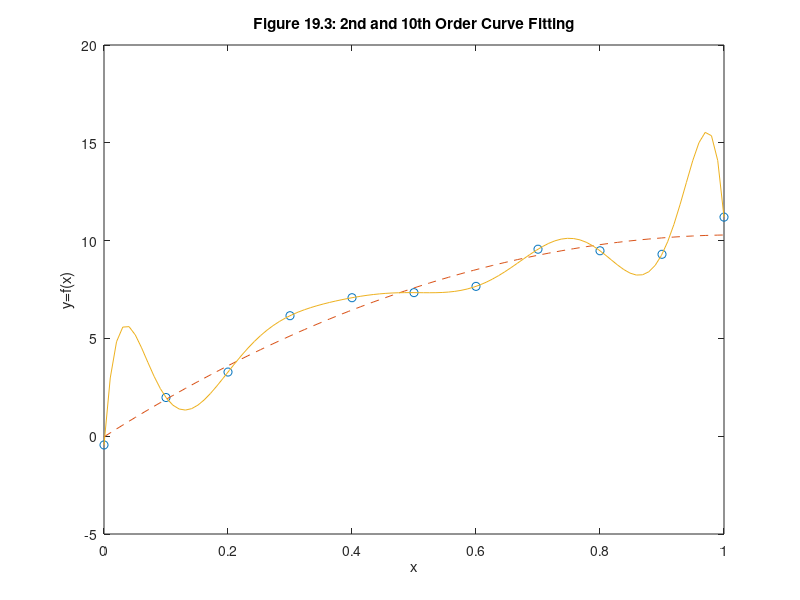

Reproduce this figure in MATLAB.
x = [0 .1 .2 .3 .4 .5 .6 .7 .8 .9 1];
y = [-.447 1.978 3.28 6.16 7.08 7.34 7.66 9.56 9.48 9.30 11.2];
n = 2;
p = polyfit(x,y,n);
xi = linspace(0,1,100);
yi = polyval(p,xi);
pp = polyfit(x,y,10);
y10 = polyval(pp,xi); % evaluate 10th order polynomial
plot(x,y,'o',xi,yi,'--',xi,y10) % plot data
xlabel('x'), ylabel('y=f(x)')
title('Figure 19.3: 2nd and 10th Order Curve Fitting')
